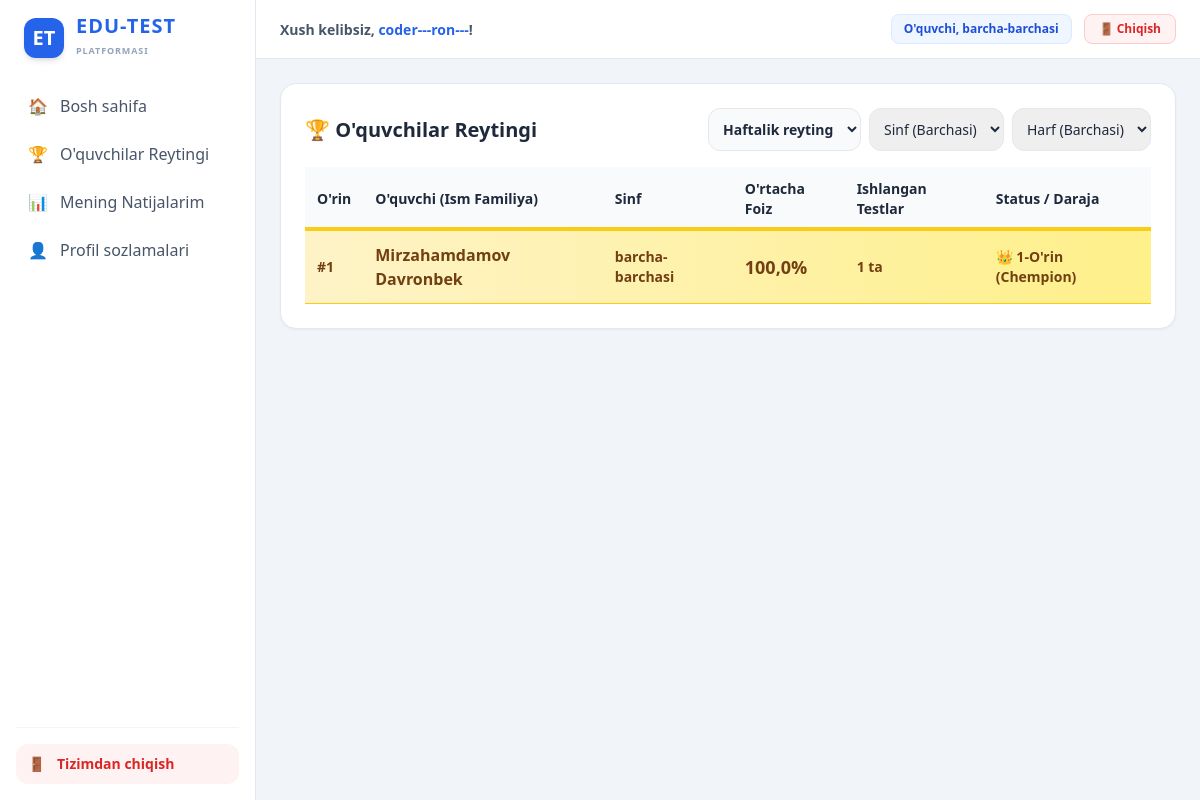
The app's page /student/rankings/ (signed in) with its own data.
### accounts/models.py (models this page shows)
class User(AbstractUser):
    full_name = models.CharField(max_length=150, blank=True, null=True)
    role = models.CharField(max_length=10, choices=[('teacher','Ustoz'),('student','Oquvchi')], default='student')
    subject = models.CharField(max_length=100, blank=True, null=True)
    grade = models.CharField(max_length=10, default='barcha')
    letter = models.CharField(max_length=10, default='barchasi')
    monthly_champion_count = models.PositiveIntegerField(default=0)
    google_id = models.CharField(max_length=255, blank=True, null=True, unique=True)
    google_email = models.EmailField(blank=True, null=True)
    google_access_token = models.TextField(blank=True, null=True)
    google_refresh_token = models.TextField(blank=True, null=True)
    google_cloud_folder_id = models.CharField(max_length=255, blank=True, null=True)
    google_cloud_bucket = models.CharField(max_length=255, blank=True, null=True)
    def is_teacher(self): return self.role == 'teacher'
    def get_display_name(self):
        name = self.full_name if self.full_name else self.username
        if self.role == 'student' and self.monthly_champion_count > 0:
            if self.monthly_champion_count == 1:
                return f"{name} 👑 (Chempion)"
            else:
                return f"{name} 👑 ({self.monthly_champion_count}xChempion)"
        return name

### accounts/views.py (the view)
# urls.py: path('student/rankings/', views.student_rankings_view, name='student_rankings'),
@login_required
def student_rankings_view(request):
    if request.user.is_teacher(): return HttpResponseForbidden()
    now = timezone.now()
    week_ago = now - timezone.timedelta(days=7)
    month_ago = now - timezone.timedelta(days=30)
    rating_period = request.GET.get('period', 'week')
    r_grade = request.GET.get('r_grade', 'barcha')
    r_letter = request.GET.get('r_letter', 'barchasi')
    period_start = week_ago if rating_period == 'week' else month_ago
    students_query = User.objects.filter(role='student')
    if r_grade != 'barcha':
        students_query = students_query.filter(grade=r_grade)
    if r_letter != 'barchasi':
        students_query = students_query.filter(letter=r_letter)
    leaderboard_data = []
    for s in students_query:
        atts_in_period = TestAttempt.objects.filter(student=s, status='completed', finished_at__gte=period_start).exclude(test__test_type__in=['practice', 'anonymous'])
        total_tests_done = atts_in_period.count()
        avg_pct = 0.0
        if total_tests_done > 0:
            pct_sum = 0.0
            for att in atts_in_period:
                max_p = sum(q.points for q in att.test.questions.all()) or att.total_questions
                if max_p > 0:
                    pct_sum += (att.score / max_p) * 100
            avg_pct = pct_sum / total_tests_done
        if total_tests_done > 0 or atts_in_period.exists():
            leaderboard_data.append({
                'user': s,
                'avg_pct': avg_pct,
                'total_tests': total_tests_done
            })
    leaderboard_data = sorted(leaderboard_data, key=lambda x: (x['avg_pct'], x['total_tests']), reverse=True)
    total_count = len(leaderboard_data)
    ranked_list = []
    for idx, item in enumerate(leaderboard_data):
        rank = idx + 1
        pct_position = (rank / total_count * 100) if total_count > 0 else 100
        if rank == 1:
            tier_class = "bg-gradient-to-r from-amber-100 to-yellow-200 border-yellow-400 text-yellow-900 ring-4 ring-yellow-400 shadow-xl animate-pulse font-bold"
            badge = "👑 1-O'rin (Chempion)"
        elif rank == 2:
            tier_class = "bg-gradient-to-r from-slate-100 to-gray-200 border-gray-400 text-gray-950 ring-2 ring-gray-400 shadow-lg font-bold"
            badge = "🥈 2-O'rin"
        elif rank == 3:
            tier_class = "bg-gradient-to-r from-orange-50 to-amber-100 border-amber-400 text-amber-950 ring-2 ring-amber-300 shadow-md font-bold"
            badge = "🥉 3-O'rin"
        elif pct_position <= 10:
            tier_class = "bg-green-50 border-green-300 text-green-800 font-semibold"
            badge = f"Top 10% (#{rank})"
        elif pct_position <= 30:
            tier_class = "bg-blue-50 border-blue-300 text-blue-800 font-semibold"
            badge = f"Top 30% (#{rank})"
        elif pct_position <= 70:
            tier_class = "bg-yellow-50 border-yellow-200 text-yellow-800"
            badge = f"Top 70% (#{rank})"
        else:
            tier_class = "bg-red-50 border-red-200 text-red-700"
            badge = f"#{rank}"
        ranked_list.append({
            'rank': rank,
            'user': item['user'],
            'avg_pct': item['avg_pct'],
            'total_tests': item['total_tests'],
            'tier_class': tier_class,
            'badge': badge
        })
    return render(request, 'accounts/student_rankings.html', {
        'ranked_list': ranked_list,
        'rating_period': rating_period,
        'r_grade': r_grade,
        'r_letter': r_letter,
    })

### accounts/templates/accounts/student_rankings.html (shortened to what this page needs)
{% extends 'accounts/base.html' %}{% block content %}
<div class="bg-white p-6 rounded-2xl shadow-sm border border-slate-200 mb-6">
<div class="flex flex-col md:flex-row justify-between items-center mb-4 gap-3">
<h2 class="text-xl font-bold">🏆 O'quvchilar Reytingi</h2>
<form method="get" class="flex gap-2 flex-wrap items-center">
<select name="period" onchange="this.form.submit()" class="border p-2.5 rounded-xl text-sm bg-slate-50 font-bold"><option value="week" {% if rating_period == 'week' %}selected{% endif %}>Haftalik reyting</option></select>
<select name="r_grade" onchange="this.form.submit()" class="border p-2.5 rounded-xl text-sm"><option value="barcha">Sinf (Barchasi)</option></select>
<select name="r_letter" onchange="this.form.submit()" class="border p-2.5 rounded-xl text-sm"><option value="barchasi">Harf (Barchasi)</option></select>
</form>
</div>
<div class="overflow-x-auto"><table class="w-full text-sm text-left">
<tr class="bg-slate-50"><th class="p-3">O'rin</th><th class="p-3">O'quvchi (Ism Familiya)</th><th class="p-3">Sinf</th><th class="p-3">O'rtacha Foiz</th><th class="p-3">Ishlangan Testlar</th><th class="p-3">Status / Daraja</th></tr>
{% for r in ranked_list %}
<tr class="border-b border-slate-100 transition hover:bg-slate-50 {{ r.tier_class }}">
<td class="p-3 font-bold">#{{ r.rank }}</td>
<td class="p-3 font-extrabold text-base">{{ r.user.get_display_name }}</td>
<td class="p-3">{{ r.user.grade }}-{{ r.user.letter }}</td>
<td class="p-3 font-black text-lg">{{ r.avg_pct|floatformat:1 }}%</td>
<td class="p-3 font-bold">{{ r.total_tests }} ta</td>
<td class="p-3 font-bold">{{ r.badge }}</td>
</tr>
{% empty %}
<tr><td colspan="6" class="p-4 text-center text-slate-400">Reyting uchun ma'lumotlar yetarli emas</td></tr>
{% endfor %}
</table></div>
</div>
{% endblock %}

### accounts/templates/accounts/base.html (shortened to what this page needs)
<!DOCTYPE html><html lang="uz"><head><meta charset="UTF-8"><title>EDU-TEST — Zamonaviy Test Platformasi</title><script src="https://cdn.tailwindcss.com"></script><script src="https://cdn.jsdelivr.net/npm/chart.js"></script></head>
<body class="bg-slate-100 min-h-screen text-slate-800 font-sans antialiased overflow-x-hidden">
{% if user.is_authenticated %}
<div class="flex h-screen overflow-hidden">
    <aside class="hidden md:flex flex-col w-64 bg-white border-r border-slate-200 p-4 shrink-0 overflow-y-auto">
        <a href="{% url 'dashboard' %}" class="flex items-center gap-3 mb-6 px-2">
            <div class="w-10 h-10 rounded-xl bg-blue-600 flex items-center justify-center shadow-md text-white font-black text-xl">ET</div>
            <div>
                <span class="text-xl font-black text-blue-600 tracking-wider block leading-none">EDU-TEST</span>
                <span class="text-[9px] font-bold text-slate-400 tracking-widest uppercase">Platformasi</span>
            </div>
        </a>
        <nav class="space-y-1">
            <a href="{% url 'dashboard' %}" class="flex items-center gap-3 px-3 py-2.5 rounded-xl hover:bg-slate-50 text-slate-600 font-medium transition">
                <span>🏠</span> Bosh sahifa
            </a>
            {% if user.is_teacher %}
            <a href="{% url 'teacher_tests' %}" class="flex items-center gap-3 px-3 py-2.5 rounded-xl hover:bg-slate-50 text-slate-600 font-medium transition">
                <span>☁️</span> Mening Testlarim (Cloud)
            </a>
            <a href="{% url 'students_list' %}" class="flex items-center gap-3 px-3 py-2.5 rounded-xl hover:bg-slate-50 text-slate-600 font-medium transition">
                <span>👥</span> O'quvchilar
            </a>
            <a href="{% url 'teacher_complaints' %}" class="flex items-center gap-3 px-3 py-2.5 rounded-xl hover:bg-slate-50 text-slate-600 font-medium transition">
                <span>⚠️</span> Shikoyat va Takliflar
            </a>
            <a href="{% url 'test_create' %}" class="flex items-center gap-3 px-3 py-2.5 rounded-xl hover:bg-slate-50 text-slate-600 font-medium transition">
                <span>➕</span> Yangi test yaratish
            </a>
            <a href="{% url 'sample_docx' %}" class="flex items-center gap-3 px-3 py-2.5 rounded-xl hover:bg-slate-50 text-slate-600 font-medium transition">
                <span>📥</span> Namuna .docx fayl
            </a>
            {% else %}
            <a href="{% url 'student_rankings' %}" class="flex items-center gap-3 px-3 py-2.5 rounded-xl hover:bg-slate-50 text-slate-600 font-medium transition">
                <span>🏆</span> O'quvchilar Reytingi
            </a>
            <a href="{% url 'student_results' %}" class="flex items-center gap-3 px-3 py-2.5 rounded-xl hover:bg-slate-50 text-slate-600 font-medium transition">
                <span>📊</span> Mening Natijalarim
            </a>
            {% endif %}
            <a href="{% url 'profile' %}" class="flex items-center gap-3 px-3 py-2.5 rounded-xl hover:bg-slate-50 text-slate-600 font-medium transition">
                <span>👤</span> Profil sozlamalari
            </a>
        </nav>
        <div class="mt-auto pt-4 border-t border-slate-100">
            <a href="{% url 'logout' %}" class="flex items-center gap-3 px-3 py-2.5 rounded-xl bg-red-50 hover:bg-red-100 text-red-600 font-bold transition text-sm">
                <span>🚪</span> Tizimdan chiqish
            </a>
        </div>
    </aside>
    <div class="flex flex-col flex-1 h-full overflow-hidden">
        <header class="bg-white border-b border-slate-200 px-6 py-3.5 flex justify-between items-center shadow-xs shrink-0">
            <div class="hidden md:block">
                <span class="text-sm font-bold text-slate-600">Xush kelibsiz, <span class="text-blue-600">{{ user.get_display_name }}</span>!</span>
            </div>
            <div class="flex gap-3 items-center">
                <span class="text-xs font-bold text-blue-700 bg-blue-50 px-3 py-1.5 rounded-lg border border-blue-100">
                    {% if user.is_teacher %}Ustoz ({{ user.subject|default:"Fan kiritilmagan" }}){% else %}O'quvchi, {{ user.grade }}-{{ user.letter }}{% endif %}
                </span>
                <a href="{% url 'logout' %}" class="border border-red-200 bg-red-50 hover:bg-red-100 text-red-600 px-3.5 py-1.5 rounded-lg text-xs font-bold transition flex items-center gap-1">🚪 Chiqish</a>
            </div>
        </header>
        <main class="flex-1 overflow-y-auto p-6 bg-slate-100">
            <div class="max-w-5xl mx-auto">
                {% block content %}{% endblock %}
            </div>
        </main>
    </div>
</div>
{% else %}
<div class="max-w-6xl mx-auto p-6">{% block content_guest %}{% endblock %}</div>
{% endif %}
</body></html>

### records on screen
User: get_display_name "coder---ron---", grade "barcha", letter "barchasi"
User: rank "1", user.get_display_name "Mirzahamdamov Davronbek", user.grade "barcha", user.letter "barchasi", avg_pct "100,0", total_tests "1", badge "👑 1-O'rin (Chempion)"
